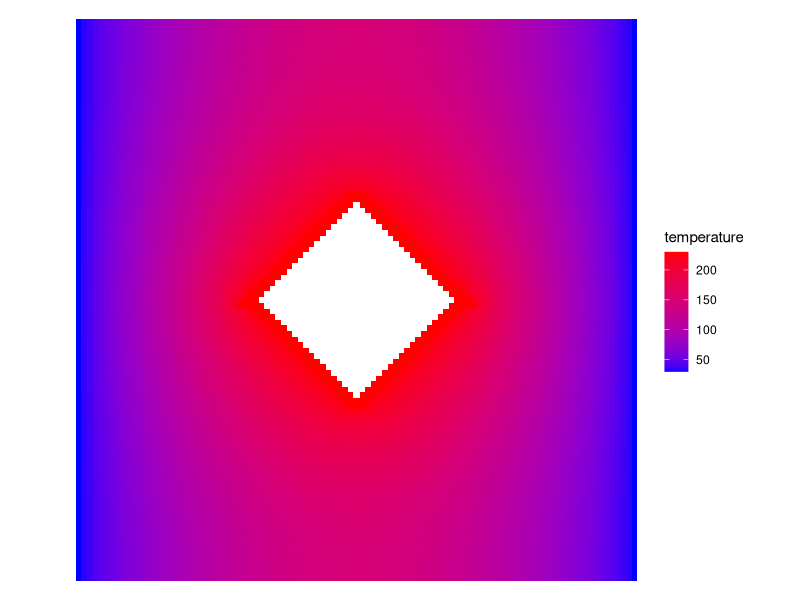

Source code (R):
# John Brezovec 2018
# Visualization of 2-d conduction solutions

library(tidyverse)

# read in the necessary files
solution <- read_csv("solution.csv")
coordinates <- read_csv("index_coordinates.csv")

# merge them
solution <- merge(coordinates, solution)

fix_symmetry <- function(s_df) {
  max_x <- max(s_df$x)
  max_y <- max(s_df$y)
  max_index <- max(s_df$index)
  # do one axis of rotation
  for (n in 1:nrow(s_df)) {
    new_row <- list(
      max_index + n,
      2 * max_x - s_df$x[n],
      s_df$y[n],
      s_df$temperature[n]
    )
    s_df[max_index + n, ] <- new_row
  }
  # do the other axis of rotation
  max_index <- max(s_df$index) # reset the max index again
  for (n in 1:nrow(s_df)) {
    new_row <- list(
      max_index + n,
      s_df$x[n],
      2 * max_y - s_df$y[n],
      s_df$temperature[n]
    )
    s_df[max_index + n, ] <- new_row
  }
  return(s_df)
}

# applying symmetry condition to create full data
solution <- fix_symmetry(solution)

# now plot
plot <- solution %>%
  ggplot(mapping = aes(x = x, y = y, color = temperature)) +
  theme_void() +
  geom_point(shape = 15, size = 5) +
  scale_colour_gradient(low = "blue", high = "red") +
  coord_fixed()


# save the plot
ggsave("plot.png", width = 6, height = 5, bg = "transparent")
